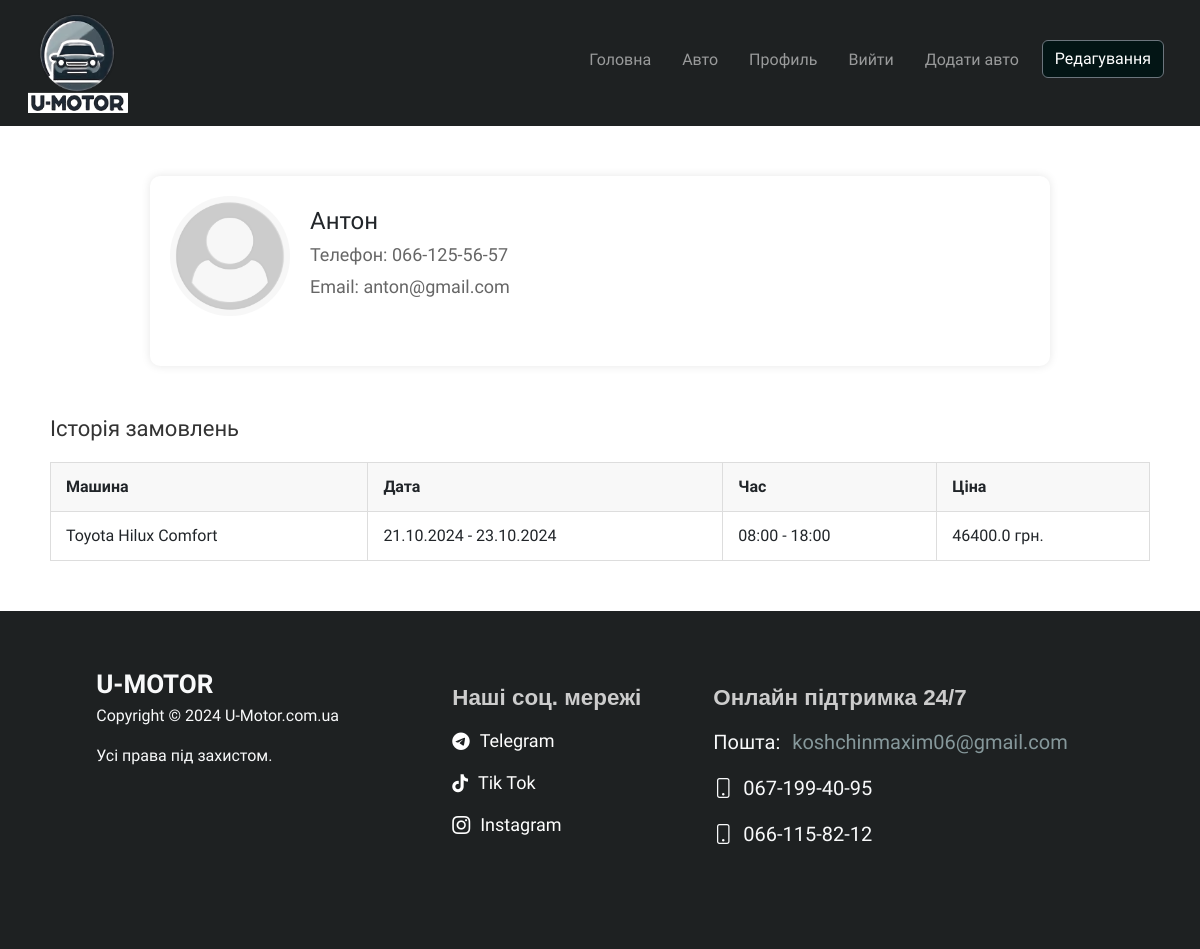
The app's page /my_profile/Антон (signed in) with its own data.
### app/models.py (models this page shows)
class User(UserMixin, db.Model):
    __tablename__ = 'user'  # Явно указываем имя таблицы
    id = db.Column(db.Integer, primary_key=True)
    user_name = db.Column(db.String(110),  nullable=False)
    user_password = db.Column(db.String(100), nullable=False)
    user_email = db.Column(db.String, unique=True, nullable=False)
    user_phone = db.Column(db.String, unique=True, nullable=False)
    user_photo = db.Column(db.String, nullable=False, default="default.png")
    is_admin = db.Column(db.Boolean, default=False)
    orders = db.relationship('Order', backref='user_relationship', lazy=True)

class Order(db.Model):
    __tablename__ = 'order'  # Явно указываем имя таблицы
    id = db.Column(db.Integer, primary_key=True)
    user_id = db.Column(db.Integer, db.ForeignKey('user.id'), nullable=True)
    user_phone = db.Column(db.String, nullable=True)
    car_id = db.Column(db.Integer, db.ForeignKey('cars.id'), nullable=False)
    start_date = db.Column(db.DateTime, nullable=False)
    stop_date = db.Column(db.DateTime, nullable=False)
    total_price = db.Column(db.Float, nullable=False)
    car = db.relationship('Cars', back_populates='orders')

class Cars(db.Model):
    __tablename__ = 'cars'  # Явно указываем имя таблицы
    id = db.Column(db.Integer, primary_key=True)
    car = db.Column(db.String, nullable=False)
    brand = db.Column(db.String, nullable=False)
    price = db.Column(db.Integer, nullable=False)  # Цена за день
    body = db.Column(db.String, nullable=False)
    image = db.Column(db.String, nullable=False, default="default.png")
    orders = db.relationship('Order', back_populates='car', lazy=True)

### app/routes.py (the view)
@bp.route("/my_profile/<string:user_name>", methods=["GET", "POST"])
@login_required
def my_profile(user_name):
    user = User.query.filter_by(user_name=user_name).first()
    if not user:
        flash('Користувача не знайдено!', 'warning')
        return redirect(url_for('main.home'))
    return render_template("my_profile.html", user=user)

### app/__init__.py (called while the page is built)
@login_manager.user_loader
def load_user(user_id):
    return User.query.get(int(user_id))

### app/routes.py (called while the page is built)
@bp.context_processor
def inject_form():
    return dict(registerform=RegisterForm())

@bp.context_processor
def inject_form():
    return dict(loginform=LoginForm())

### app/templates/my_profile.html (shortened to what this page needs)
{% extends "base.html" %}
{% block content %}
<div class="profile__wrapper">
    <div class="profile-container">
        <div class="profile-header">
            <img src="{{ url_for('static', filename='/photos/users/' + user.user_photo) }}" alt="{{ user.user_name }}" class="avatar">
            <div class="user-info">
                <h1>{{ user.user_name }}</h1>
                <p>Телефон: {{ user.user_phone }}</p>
                <p>Email: {{ user.user_email }}</p>
            </div>
        </div>
    </div>
    <div class="order-history">
        <h2>Історія замовлень</h2>
        <table>
            <thead>
            <tr>
                <th>Машина</th>
                <th>Дата</th>
                <th>Час</th>
                <th>Ціна</th>
            </tr>
            </thead>
            <tbody>
            {% for order in user.orders %}
            <tr>
                <td>{{ order.car.brand }} {{ order.car.car }}</td>
                <td>{{ order.start_date.strftime('%d.%m.%Y') }} - {{ order.stop_date.strftime('%d.%m.%Y') }}</td>
                <td>{{ order.start_date.strftime('%H:%M') }} - {{ order.stop_date.strftime('%H:%M') }}</td>
                <td>{{ order.total_price }} грн.</td>
            </tr>
            {% endfor %}
            </tbody>
        </table>
    </div>
</div>
{% endblock %}

### app/static/styles/styles.css (style rules this page uses)
* { font-family:"Exo 2", sans-serif; }
html, body { margin: 0; padding: 0; width: 100%; min-height: 100vh; overflow-x: hidden; }
body { display: flex; flex-direction: column; }
.profile__wrapper { padding: 0 15px; margin-bottom: 50px; }
.profile-container { max-width: 900px; margin: 50px auto; padding: 20px; background-color: white; border-radius: 10px; box-shadow: 0 0 10px rgba(0, 0, 0, 0.1); }
.profile-header { display: flex; align-items: center; margin-bottom: 30px; }
.profile-header .avatar { width: 120px; height: 120px; border-radius: 50%; object-fit: cover; margin-right: 20px; }
.profile-header .user-info h1 { margin: 0; font-size: 24px; }
.profile-header .user-info p { margin: 5px 0; font-size: 18px; color: #666; }
.order-history { max-width: 1100px; margin: 0 auto; }
.order-history h2 { font-size: 22px; margin-bottom: 20px; color: #333; }
.order-history table { width: 100%; border-collapse: collapse; margin-top: 10px; }
.order-history table th, .order-history table td { padding: 12px 15px; border: 1px solid #ddd; text-align: left; }
.order-history table th { background-color: #f8f8f8; }
.order-history table td { background-color: #fff; }

### records on screen
User: user_photo (placeholder picture), user_name "Антон", user_phone "066-125-56-57", user_email "anton@gmail.com"
Order: car.brand "Toyota", car.car "Hilux Comfort", start_date "21.10.2024", stop_date "23.10.2024", start_date "08:00", stop_date "18:00", total_price "46400.0"
